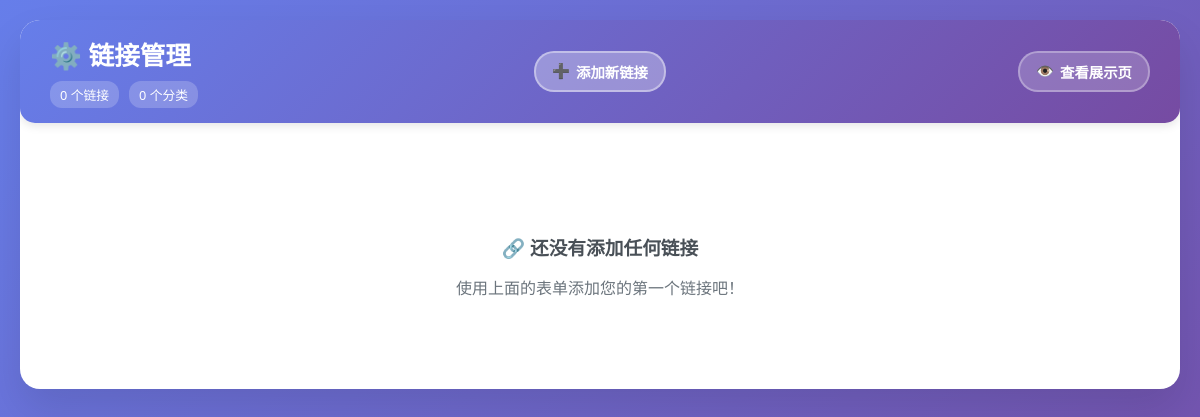
The page /datapost/links/manage/ on the database as committed earlier.
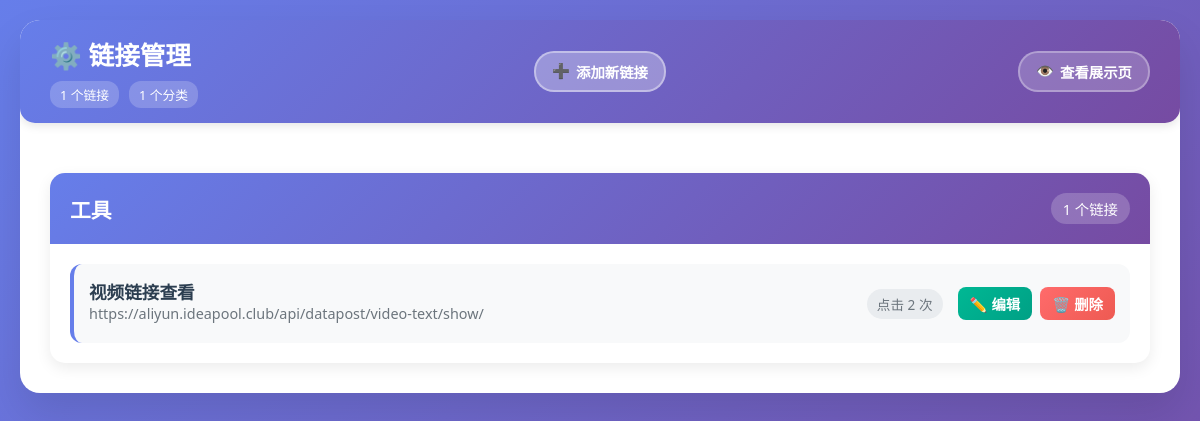
The same page on the database as committed later.
### datapost/models.py (models this page shows, shortened)
class CustomLink(models.Model):
    title = models.CharField(max_length=200, verbose_name="链接标题")
    url = models.URLField(max_length=500, verbose_name="链接地址")
    description = models.TextField(blank=True, verbose_name="备注说明")
    category = models.CharField(max_length=100, blank=True, verbose_name="分类")
    is_active = models.BooleanField(default=True, verbose_name="是否启用")
    click_count = models.IntegerField(default=0, verbose_name="点击次数")
    created_at = models.DateTimeField(auto_now_add=True, verbose_name="创建时间")
    updated_at = models.DateTimeField(auto_now=True, verbose_name="更新时间")
    class Meta:
        verbose_name = "自定义链接"
        verbose_name_plural = "自定义链接"
        ordering = ['-created_at']

### datapost/views.py (the view)
# urls.py: path('links/manage/', custom_links_page, name='custom_links_page'),  # 管理页面
def custom_links_page(request):
    links = CustomLink.objects.filter(is_active=True).order_by('-created_at')
    categories = {}
    for link in links:
        category = link.category or '未分类'
        if category not in categories:
            categories[category] = []
        categories[category].append(link)
    context = {
        'categories': categories,
        'total_links': links.count()
    }
    return render(request, 'datapost/custom_links.html', context)

### datapost/templates/datapost/custom_links.html (shortened to what this page needs)
<!DOCTYPE html>
<html lang="zh-CN">
<head>
</head>
<body>
    <div class="container">
        <div class="header">
            <div class="header-content">
                <div class="header-left">
                    <h1>⚙️ 链接管理</h1>
                    <div class="header-stats">
                        <span class="stat-compact">{{ total_links }} 个链接</span>
                        <span class="stat-compact">{{ categories|length }} 个分类</span>
                    </div>
                </div>
                <div class="header-center">
                    <button class="header-btn header-btn-primary" onclick="openAddModal()">
                        <span>➕</span> 添加新链接
                    </button>
                </div>
                <div class="header-right">
                    <button class="header-btn" onclick="window.location.href='/datapost/links/'">
                        <span>👁️</span> 查看展示页
                    </button>
                </div>
            </div>
        </div>
        <div class="content">
            <div class="categories">
                {% if categories %}
                    {% for category_name, links in categories.items %}
                    <div class="category">
                        <div class="category-header">
                            <span class="category-title">{{ category_name }}</span>
                            <span class="category-count">{{ links|length }} 个链接</span>
                        </div>
                        <div class="links-grid">
                            {% for link in links %}
                            <div class="link-item">
                                <div class="link-content">
                                                                         <a href="#" class="link-title" onclick="openLink({{ link.id }}, `{{ link.url|escapejs }}`)">
                                         {{ link.title }}
                                     </a>
                                    <div class="link-url">{{ link.url }}</div>
                                </div>
                                                                 <div class="link-stats">
                                     <span class="click-count">点击 {{ link.click_count }} 次</span>
                                     <div class="link-actions">
                                         <button class="btn btn-edit btn-small" onclick="editLink({{ link.id }})">
                                             ✏️ 编辑
                                         </button>
                                         <button class="btn btn-danger btn-small" onclick="deleteLink({{ link.id }}, `{{ link.title|escapejs }}`)">
                                             🗑️ 删除
                                         </button>
                                     </div>
                                 </div>
                            </div>
                            {% endfor %}
                        </div>
                    </div>
                    {% endfor %}
                {% else %}
                    <div class="empty-state">
                        <h3>🔗 还没有添加任何链接</h3>
                        <p>使用上面的表单添加您的第一个链接吧！</p>
                    </div>
                {% endif %}
            </div>
        </div>
    </div>
</body>
</html>

Rows that differ between the two databases and show on the page:
added CustomLink: category "工具", links "1", title "视频链接查看", url "https://aliyun.ideapool.club/api/datapost/video-text/show/", click_count "2"
Other text that changed with them:
{{ total_links }}: "0" → "1"
{{ categories|length }}: "0" → "1"
text no longer shown: "🔗 还没有添加任何链接 使用上面的表单添加您的第一个链接吧！"
